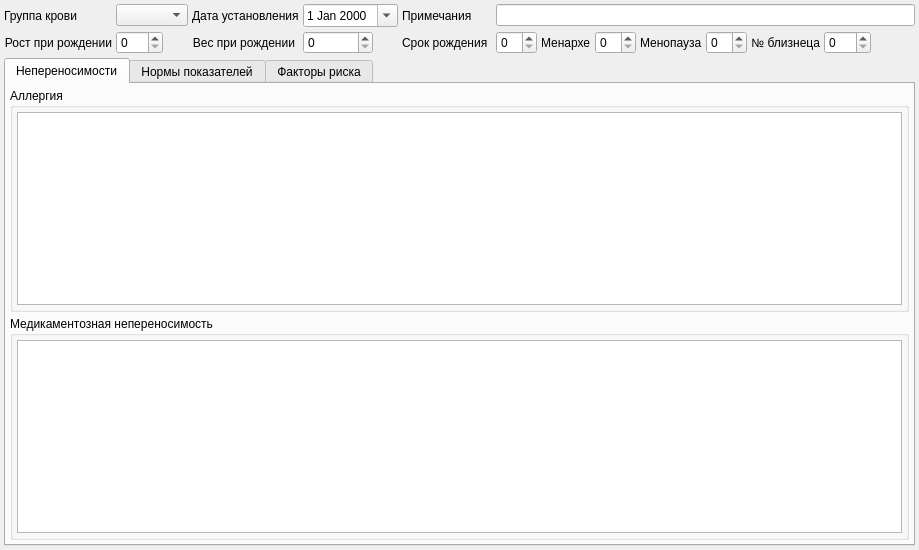
      <widget class="QWidget" name="tabFeature">
       <attribute name="title">
        <string>&amp;Особенности</string>
       </attribute>
       <layout class="QGridLayout" name="gridLayout_4">
        <property name="margin">
         <number>4</number>
        </property>
        <property name="spacing">
         <number>4</number>
        </property>
        <item row="1" column="7">
         <widget class="QLabel" name="lblMenarhe">
          <property name="text">
           <string>Менархе</string>
          </property>
         </widget>
        </item>
        <item row="0" column="6" colspan="8">
         <widget class="QLineEdit" name="edtBloodTypeNotes"/>
        </item>
        <item row="1" column="4">
         <widget class="QLabel" name="lblBirthGestationalAge">
          <property name="text">
           <string>Срок рождения</string>
          </property>
          <property name="buddy">
           <cstring>edtBirthGestationalAge</cstring>
          </property>
         </widget>
        </item>
        <item row="0" column="4" colspan="2">
         <widget class="QLabel" name="lblBloodTypeNotes">
          <property name="sizePolicy">
           <sizepolicy hsizetype="Maximum" vsizetype="Preferred">
            <horstretch>0</horstretch>
            <verstretch>0</verstretch>
           </sizepolicy>
          </property>
          <property name="text">
           <string>Примечания</string>
          </property>
          <property name="buddy">
           <cstring>edtBloodTypeNotes</cstring>
          </property>
         </widget>
        </item>
        <item row="1" column="0">
         <widget class="QLabel" name="lblBirthHeight">
          <property name="sizePolicy">
           <sizepolicy hsizetype="Maximum" vsizetype="Preferred">
            <horstretch>0</horstretch>
            <verstretch>0</verstretch>
           </sizepolicy>
          </property>
          <property name="text">
           <string>Рост при рождении</string>
          </property>
          <property name="alignment">
           <set>Qt::AlignRight|Qt::AlignTrailing|Qt::AlignVCenter</set>
          </property>
          <property name="buddy">
           <cstring>edtBirthHeight</cstring>
          </property>
         </widget>
        </item>
        <item row="0" column="1">
         <widget class="CRBComboBox" name="cmbBloodType">
          <property name="sizePolicy">
           <sizepolicy hsizetype="Preferred" vsizetype="Fixed">
            <horstretch>0</horstretch>
            <verstretch>0</verstretch>
           </sizepolicy>
          </property>
         </widget>
        </item>
        <item row="1" column="9">
         <widget class="QLabel" name="lblMenoPausa">
          <property name="text">
           <string>Менопауза</string>
          </property>
         </widget>
        </item>
        <item row="1" column="10">
         <widget class="QSpinBox" name="edtMenoPausa"/>
        </item>
        <item row="1" column="11">
         <widget class="QLabel" name="lblBirthNmber">
          <property name="sizePolicy">
           <sizepolicy hsizetype="Maximum" vsizetype="Preferred">
            <horstretch>0</horstretch>
            <verstretch>0</verstretch>
           </sizepolicy>
          </property>
          <property name="text">
           <string>№ близнеца</string>
          </property>
          <property name="alignment">
           <set>Qt::AlignRight|Qt::AlignTrailing|Qt::AlignVCenter</set>
          </property>
          <property name="buddy">
           <cstring>edtBirthNumber</cstring>
          </property>
         </widget>
        </item>
        <item row="0" column="0">
         <widget class="QLabel" name="lblBloodType">
          <property name="sizePolicy">
           <sizepolicy hsizetype="Maximum" vsizetype="Preferred">
            <horstretch>0</horstretch>
            <verstretch>0</verstretch>
           </sizepolicy>
          </property>
          <property name="text">
           <string>Группа крови</string>
          </property>
          <property name="buddy">
           <cstring>cmbBloodType</cstring>
          </property>
         </widget>
        </item>
        <item row="1" column="13">
         <spacer name="horizontalSpacer_4">
          <property name="orientation">
           <enum>Qt::Horizontal</enum>
          </property>
          <property name="sizeHint" stdset="0">
           <size>
            <width>40</width>
            <height>20</height>
           </size>
          </property>
         </spacer>
        </item>
        <item row="0" column="2">
         <widget class="QLabel" name="lblBloodTypeDate">
          <property name="sizePolicy">
           <sizepolicy hsizetype="Maximum" vsizetype="Preferred">
            <horstretch>0</horstretch>
            <verstretch>0</verstretch>
           </sizepolicy>
          </property>
          <property name="text">
           <string>Дата установления</string>
          </property>
          <property name="buddy">
           <cstring>edtBloodTypeDate</cstring>
          </property>
         </widget>
        </item>
        <item row="1" column="12">
         <widget class="QSpinBox" name="edtBirthNumber">
          <property name="sizePolicy">
           <sizepolicy hsizetype="Maximum" vsizetype="Fixed">
            <horstretch>0</horstretch>
            <verstretch>0</verstretch>
           </sizepolicy>
          </property>
          <property name="toolTip">
           <string>Порядковый номер ребенка при рождении в случае двойни/тройни</string>
          </property>
          <property name="maximum">
           <number>100</number>
          </property>
         </widget>
        </item>
        <item row="1" column="8">
         <widget class="QSpinBox" name="edtMenarhe"/>
        </item>
        <item row="1" column="2">
         <widget class="QLabel" name="lblBirthWeight">
          <property name="sizePolicy">
           <sizepolicy hsizetype="Maximum" vsizetype="Preferred">
            <horstretch>0</horstretch>
            <verstretch>0</verstretch>
           </sizepolicy>
          </property>
          <property name="text">
           <string>Вес при рождении</string>
          </property>
          <property name="alignment">
           <set>Qt::AlignRight|Qt::AlignTrailing|Qt::AlignVCenter</set>
          </property>
          <property name="buddy">
           <cstring>edtBirthWeight</cstring>
          </property>
         </widget>
        </item>
        <item row="1" column="1">
         <widget class="QSpinBox" name="edtBirthHeight">
          <property name="sizePolicy">
           <sizepolicy hsizetype="Maximum" vsizetype="Fixed">
            <horstretch>0</horstretch>
            <verstretch>0</verstretch>
           </sizepolicy>
          </property>
          <property name="toolTip">
           <string>в сантиметрах</string>
          </property>
          <property name="maximum">
           <number>200</number>
          </property>
         </widget>
        </item>
        <item row="1" column="3">
         <widget class="QSpinBox" name="edtBirthWeight">
          <property name="sizePolicy">
           <sizepolicy hsizetype="Maximum" vsizetype="Fixed">
            <horstretch>0</horstretch>
            <verstretch>0</verstretch>
           </sizepolicy>
          </property>
          <property name="maximumSize">
           <size>
            <width>70</width>
            <height>16777215</height>
           </size>
          </property>
          <property name="toolTip">
           <string>в граммах</string>
          </property>
          <property name="maximum">
           <number>9999</number>
          </property>
         </widget>
        </item>
        <item row="1" column="6">
         <widget class="QSpinBox" name="edtBirthGestationalAge">
          <property name="sizePolicy">
           <sizepolicy hsizetype="Maximum" vsizetype="Fixed">
            <horstretch>0</horstretch>
            <verstretch>0</verstretch>
           </sizepolicy>
          </property>
          <property name="toolTip">
           <string>в неделях</string>
          </property>
         </widget>
        </item>
        <item row="0" column="3">
         <widget class="CDateEdit" name="edtBloodTypeDate">
          <property name="calendarPopup">
           <bool>true</bool>
          </property>
         </widget>
        </item>
        <item row="2" column="0" colspan="14">
         <widget class="QTabWidget" name="tabFeatureTables">
          <property name="minimumSize">
           <size>
            <width>0</width>
            <height>250</height>
           </size>
          </property>
          <property name="currentIndex">
           <number>0</number>
          </property>
          <widget class="QWidget" name="tabIntolerances">
           <attribute name="title">
            <string>Непереносимости</string>
           </attribute>
           <layout class="QVBoxLayout" name="verticalLayout_4">
            <property name="spacing">
             <number>4</number>
            </property>
            <property name="margin">
             <number>4</number>
            </property>
            <item>
             <widget class="QGroupBox" name="grbAllergy">
              <property name="title">
               <string>Аллергия</string>
              </property>
              <layout class="QVBoxLayout" name="verticalLayout_5">
               <property name="spacing">
                <number>4</number>
               </property>
               <property name="margin">
                <number>4</number>
               </property>
               <item>
                <widget class="CInDocTableView" name="tblAllergy"/>
               </item>
              </layout>
             </widget>
            </item>
            <item>
             <widget class="QGroupBox" name="grbAllergy_2">
              <property name="title">
               <string>Медикаментозная непереносимость</string>
              </property>
              <layout class="QVBoxLayout" name="verticalLayout_6">
               <property name="spacing">
                <number>4</number>
               </property>
               <property name="margin">
                <number>4</number>
               </property>
               <item>
                <widget class="CInDocTableView" name="tblIntoleranceMedicament"/>
               </item>
              </layout>
             </widget>
            </item>
           </layout>
          </widget>
          <widget class="QWidget" name="tabNormalParameters">
           <attribute name="title">
            <string>Нормы показателей</string>
           </attribute>
           <layout class="QVBoxLayout" name="verticalLayout_9">
            <property name="spacing">
             <number>4</number>
            </property>
            <property name="margin">
             <number>4</number>
            </property>
            <item>
             <widget class="CInDocTableView" name="tblNormalParameters"/>
            </item>
           </layout>
          </widget>
          <widget class="QWidget" name="tabRiskFactors">
           <attribute name="title">
            <string>Факторы риска</string>
           </attribute>
           <layout class="QVBoxLayout" name="verticalLayout_8">
            <property name="spacing">
             <number>4</number>
            </property>
            <property name="margin">
             <number>4</number>
            </property>
            <item>
             <widget class="CInDocTableView" name="tblRiskFactors"/>
            </item>
           </layout>
          </widget>
         </widget>
        </item>
       </layout>
      </widget>
